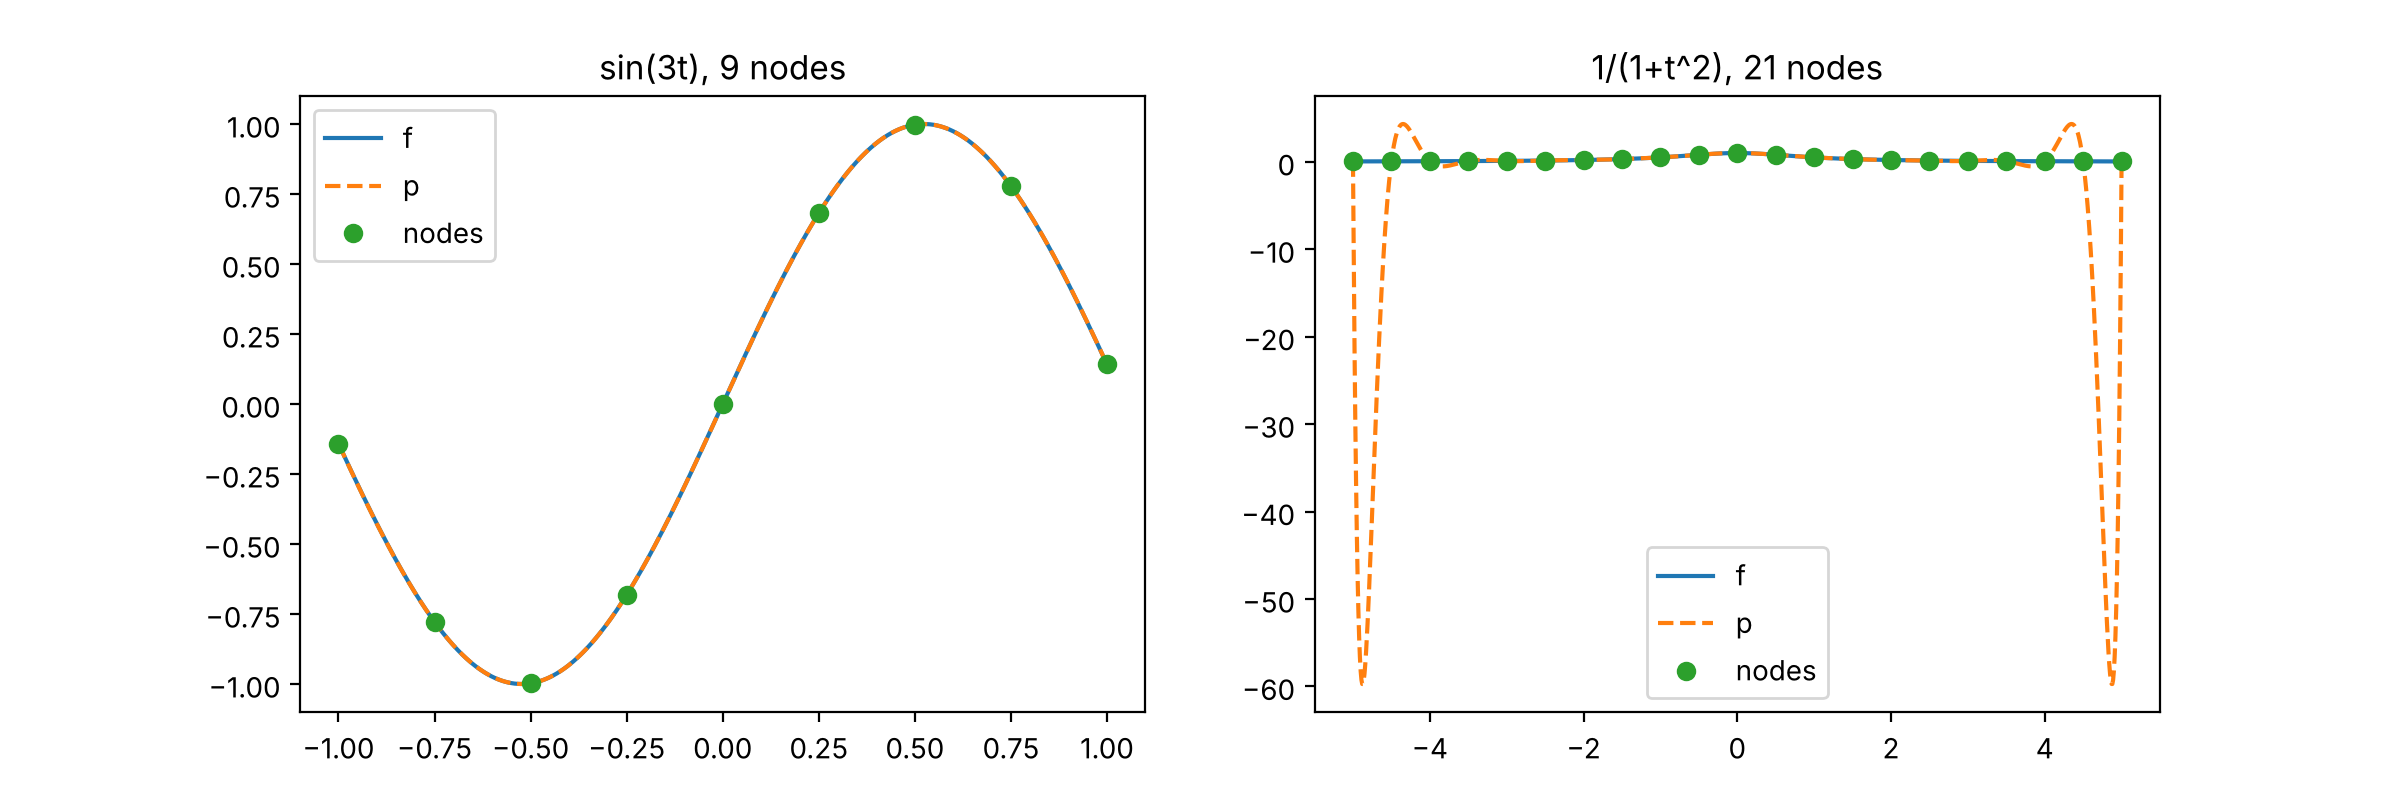

This figure's Python source:
import numpy as np
import matplotlib.pyplot as plt
rng = np.random.default_rng(0)	# random number generator for test data


def rref(A, tol=1e-10):
    R = np.array(A, dtype=float)
    m, n = R.shape
    pivots = []
    r = 0
    for c in range(n):
        if r == m:
            break
        best = r
        for i in range(r + 1, m):
            if abs(R[i, c]) > abs(R[best, c]):
                best = i
        if abs(R[best, c]) < tol:
            continue
        R[[r, best]] = R[[best, r]]
        R[r] = R[r] / R[r, c]
        for i in range(m):
            if i != r:
                R[i] = R[i] - R[i, c] * R[r]
        pivots.append(c)
        r = r + 1
    return R, pivots


def dual_basis(P):
    n = len(P)
    M = np.zeros((n, 2 * n))
    M[:, :n] = P
    M[:, n:] = np.eye(n)
    R, pivots = rref(M)
    return R[:, n:]


P = rng.normal(size=(5, 5))
rows = dual_basis(P)
print("r_i b_j is the identity:", np.allclose(rows @ P, np.eye(5)))

x = rng.normal(size=5)
total = np.zeros(5)
for i in range(5):
    total = total + (rows[i] @ x) * P[:, i]
print("x = sum (r_i x) b_i:", np.allclose(total, x))


def vandermonde(t):
    n = len(t)
    V = np.zeros((n, n))
    for k in range(n):
        for j in range(n):
            V[k, j] = t[k] ** j
    return V


# the columns of V^-1 are the lagrange polynomials: row k of V evaluates a polynomial
# at t_k, so V @ c = (p(t_0), ..., p(t_d)) for the coefficient vector c of p. the j-th
# column c_j of V^-1 satisfies V @ c_j = e_j, so its polynomial is 1 at t_j and 0 at
# all other nodes, which is exactly L_j
Vinv = dual_basis(vandermonde([-1, 0, 1]))
for j in range(3):
    print(f"L_{j} coefficients (1, t, t^2):", np.round(Vinv[:, j], 8))
# for the nodes -1, 0, 1: L_0 = (t^2 - t)/2, L_1 = 1 - t^2, L_2 = (t^2 + t)/2,
# the same as in example 8.9


def interpolate(f, nodes):
    L = dual_basis(vandermonde(nodes))
    c = np.zeros(len(nodes))
    for k in range(len(nodes)):
        c = c + f(nodes[k]) * L[:, k]
    return c


def poly_value(c, x):
    y = 0 * x
    for j in range(len(c)):
        y = y + c[j] * x ** j
    return y


def f1(t):
    return np.sin(3 * t)


def f2(t):
    return 1 / (1 + t ** 2)


plt.figure(figsize=(12, 4))
cases = [(f1, -1, 1, 9, "sin(3t), 9 nodes"), (f2, -5, 5, 21, "1/(1+t^2), 21 nodes")]
for i in range(2):
    f, a, b, n, name = cases[i]
    nodes = np.linspace(a, b, n)
    c = interpolate(f, nodes)
    xs = np.linspace(a, b, 1000)
    print(name, "max error:", np.max(np.abs(poly_value(c, xs) - f(xs))))
    plt.subplot(1, 2, i + 1)
    plt.plot(xs, f(xs), label="f")
    plt.plot(xs, poly_value(c, xs), "--", label="p")
    plt.plot(nodes, f(nodes), "o", label="nodes")
    plt.title(name)
    plt.legend()
plt.savefig("p12.png")
plt.show()

# for sin(3t) the interpolation is accurate. for 1/(1+t^2) the polynomial is
# accurate in the middle but oscillates strongly near the ends of [-5, 5] (error
# about 60). adding more equally spaced nodes makes it worse. this is runge's phenomen
